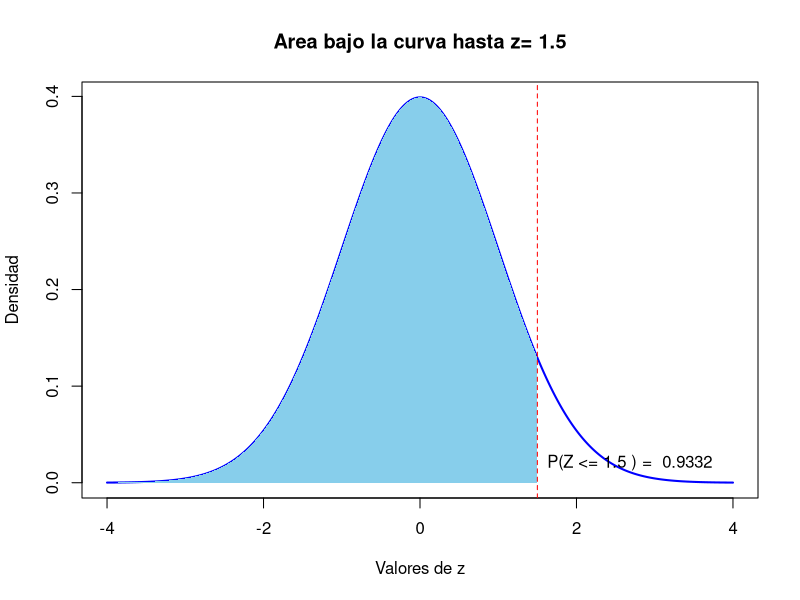

Recreate this plot in R.
#Valor z referencias
z = 1.5

# Crear valores para el eje X (desde -4 a 4)
x <- seq(-4, 4, length = 1000)

#Densidad de la normal estándar
y = dnorm(x)

#Graficar la curva normal
plot(x, y, type= "l", lwd= 2, col = "blue",
main= paste("Area bajo la curva hasta z=", z),
xlab= "Valores de z", ylab= "Densidad")

# Rellenar el área bajo la curva hasta z
polygon(c(x[x<=z],z), c(y[x<=z], 0), col= "skyblue", border = NA)

# Añadir línea vertical en z
abline(v=z, col="red", lty= 2)

# Mostrar la probabilidad acumulada hasta z
prob <- pnorm(z)
text(z, 0.02, paste("P(Z <=", z,") = ", round(prob, 4)), pos = 4, col = "black")